Frame 1 (no input): blank canvas, image omitted
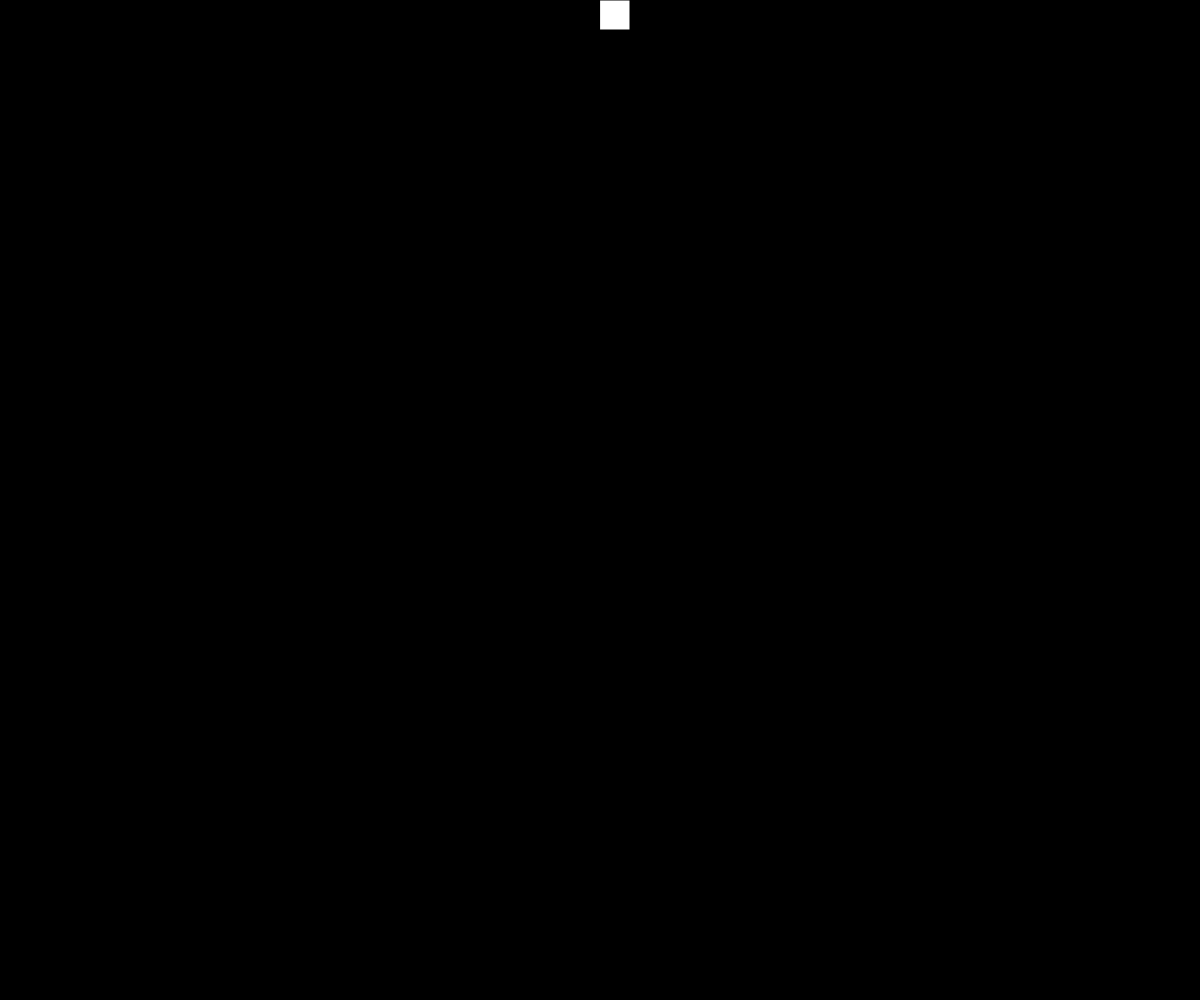
Frame 60 (no input)
Frame 120 (the mouse pressed at the canvas centre since frame 60): blank canvas, image omitted

The p5.js sketch that drew this single still picture (run headless with seeded random() and noise() and a simulated clock; from frame 60 on, the mouse is pressed at the canvas centre):

// p5.js sketch
// ── sketch.js
// Project Title
// Your Name
// Date
//
// Extra for Experts:
// - describe what you did to take this project "above and beyond"

let state = 0; //0 - top 1 - right 2 - bottom 3 - left:

const rectSize = 30
let x = 0
let y = 0

function setup() {
  createCanvas(windowWidth, windowHeight);
}

function draw() {
  background(0);
if (state === 0){
  x += 10;
  if (x > windowWidth - rectSize) state = 1;
}
else if (state === 1){

}
rect(x,y,rectSize, rectSize);

if (state === 1){
  y += 10;
  if (y > windowHeight - rectSize) state = 2;
}
else if (state === 2){

}
if (state === 2){
  x -= 10;
  if (x <=0) state = 3;
}
else if (state === 3){

}
if (state === 3){
  y -= 10;
  if (y <=0) state = 0;
}
else if (state === 0){

}
}
